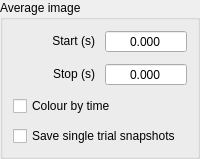
            <widget class="QGroupBox" name="groupBox">
             <property name="sizePolicy">
              <sizepolicy hsizetype="Preferred" vsizetype="Preferred">
               <horstretch>0</horstretch>
               <verstretch>0</verstretch>
              </sizepolicy>
             </property>
             <property name="title">
              <string>Average image</string>
             </property>
             <property name="alignment">
              <set>Qt::AlignLeading|Qt::AlignLeft|Qt::AlignTop</set>
             </property>
             <layout class="QVBoxLayout" name="verticalLayout_8">
              <property name="spacing">
               <number>10</number>
              </property>
              <property name="leftMargin">
               <number>10</number>
              </property>
              <property name="topMargin">
               <number>10</number>
              </property>
              <property name="rightMargin">
               <number>10</number>
              </property>
              <property name="bottomMargin">
               <number>10</number>
              </property>
              <item>
               <layout class="QGridLayout" name="gridLayout_4">
                <item row="1" column="0">
                 <widget class="QLabel" name="label_16">
                  <property name="sizePolicy">
                   <sizepolicy hsizetype="Preferred" vsizetype="Fixed">
                    <horstretch>0</horstretch>
                    <verstretch>0</verstretch>
                   </sizepolicy>
                  </property>
                  <property name="minimumSize">
                   <size>
                    <width>0</width>
                    <height>20</height>
                   </size>
                  </property>
                  <property name="text">
                   <string>Stop (s)</string>
                  </property>
                  <property name="alignment">
                   <set>Qt::AlignRight|Qt::AlignTrailing|Qt::AlignVCenter</set>
                  </property>
                 </widget>
                </item>
                <item row="1" column="1">
                 <widget class="QDoubleSpinBox" name="averageImageStop_doubleSpinBox">
                  <property name="sizePolicy">
                   <sizepolicy hsizetype="Preferred" vsizetype="Fixed">
                    <horstretch>0</horstretch>
                    <verstretch>0</verstretch>
                   </sizepolicy>
                  </property>
                  <property name="minimumSize">
                   <size>
                    <width>0</width>
                    <height>20</height>
                   </size>
                  </property>
                  <property name="statusTip">
                   <string/>
                  </property>
                  <property name="wrapping">
                   <bool>false</bool>
                  </property>
                  <property name="frame">
                   <bool>true</bool>
                  </property>
                  <property name="alignment">
                   <set>Qt::AlignCenter</set>
                  </property>
                  <property name="buttonSymbols">
                   <enum>QAbstractSpinBox::NoButtons</enum>
                  </property>
                  <property name="accelerated">
                   <bool>false</bool>
                  </property>
                  <property name="correctionMode">
                   <enum>QAbstractSpinBox::CorrectToPreviousValue</enum>
                  </property>
                  <property name="keyboardTracking">
                   <bool>true</bool>
                  </property>
                  <property name="showGroupSeparator" stdset="0">
                   <bool>false</bool>
                  </property>
                  <property name="prefix">
                   <string/>
                  </property>
                  <property name="decimals">
                   <number>3</number>
                  </property>
                  <property name="minimum">
                   <double>-99.989999999999995</double>
                  </property>
                 </widget>
                </item>
                <item row="0" column="1">
                 <widget class="QDoubleSpinBox" name="averageImageStart_doubleSpinBox">
                  <property name="sizePolicy">
                   <sizepolicy hsizetype="Preferred" vsizetype="Fixed">
                    <horstretch>0</horstretch>
                    <verstretch>0</verstretch>
                   </sizepolicy>
                  </property>
                  <property name="minimumSize">
                   <size>
                    <width>0</width>
                    <height>20</height>
                   </size>
                  </property>
                  <property name="toolTip">
                   <string>Post-stimulus onset</string>
                  </property>
                  <property name="alignment">
                   <set>Qt::AlignCenter</set>
                  </property>
                  <property name="buttonSymbols">
                   <enum>QAbstractSpinBox::NoButtons</enum>
                  </property>
                  <property name="prefix">
                   <string/>
                  </property>
                  <property name="decimals">
                   <number>3</number>
                  </property>
                  <property name="minimum">
                   <double>-99.989999999999995</double>
                  </property>
                 </widget>
                </item>
                <item row="0" column="0">
                 <widget class="QLabel" name="label_15">
                  <property name="sizePolicy">
                   <sizepolicy hsizetype="Preferred" vsizetype="Fixed">
                    <horstretch>0</horstretch>
                    <verstretch>0</verstretch>
                   </sizepolicy>
                  </property>
                  <property name="minimumSize">
                   <size>
                    <width>0</width>
                    <height>20</height>
                   </size>
                  </property>
                  <property name="text">
                   <string>Start (s)</string>
                  </property>
                  <property name="alignment">
                   <set>Qt::AlignRight|Qt::AlignTrailing|Qt::AlignVCenter</set>
                  </property>
                 </widget>
                </item>
               </layout>
              </item>
              <item>
               <widget class="QCheckBox" name="colourByTime_checkBox">
                <property name="sizePolicy">
                 <sizepolicy hsizetype="Preferred" vsizetype="Fixed">
                  <horstretch>0</horstretch>
                  <verstretch>0</verstretch>
                 </sizepolicy>
                </property>
                <property name="minimumSize">
                 <size>
                  <width>0</width>
                  <height>20</height>
                 </size>
                </property>
                <property name="text">
                 <string>Colour by time</string>
                </property>
               </widget>
              </item>
              <item>
               <widget class="QCheckBox" name="useSingleTrials_checkBox">
                <property name="sizePolicy">
                 <sizepolicy hsizetype="Preferred" vsizetype="Fixed">
                  <horstretch>0</horstretch>
                  <verstretch>0</verstretch>
                 </sizepolicy>
                </property>
                <property name="minimumSize">
                 <size>
                  <width>0</width>
                  <height>20</height>
                 </size>
                </property>
                <property name="text">
                 <string>Save single trial snapshots</string>
                </property>
               </widget>
              </item>
              <item>
               <spacer name="verticalSpacer_3">
                <property name="orientation">
                 <enum>Qt::Vertical</enum>
                </property>
                <property name="sizeType">
                 <enum>QSizePolicy::Expanding</enum>
                </property>
                <property name="sizeHint" stdset="0">
                 <size>
                  <width>20</width>
                  <height>0</height>
                 </size>
                </property>
               </spacer>
              </item>
             </layout>
            </widget>
